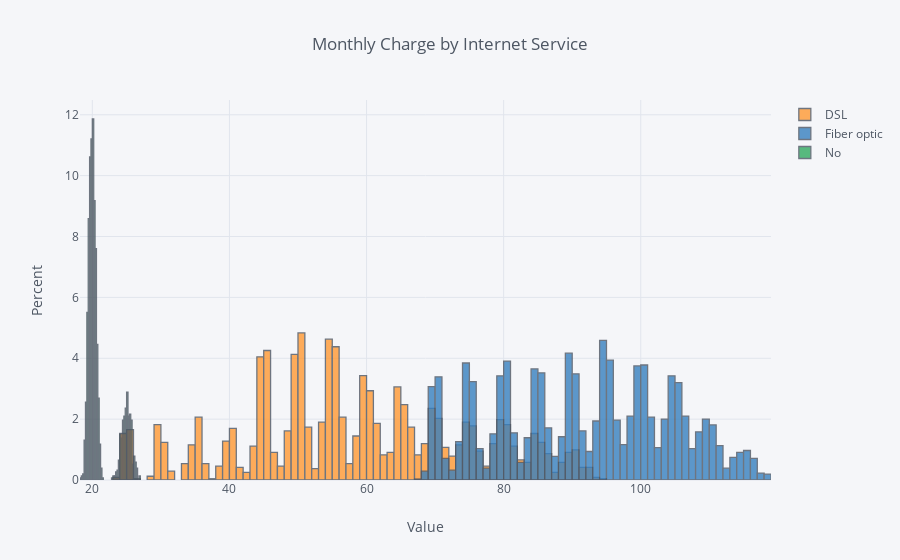

This figure's notebook cell:
### Code cell
#histnorm argument:
data2 = df.pivot_table(values='MonthlyCharges', columns='InternetService', 
                      index='customerID', aggfunc='sum')

data2.iplot(kind='hist', histnorm='percent', xTitle='Value', 
           yTitle='Percent', title='Monthly Charge by Internet Service')

### Figure 1 — Plotly figure (JSON) as saved in the notebook; plotly's stock layout.template omitted (floating-point values rounded to 4 significant figures; data arrays with more than 128 entries replaced by an {"elided": "..."} marker saying what was removed)
{"data": [{"histfunc": "count", "histnorm": "percent", "marker": {"color": "rgba(255, 153, 51, 1.0)", "line": {"color": "#4D5663", "width": 1.3}}, "name": "DSL", "opacity": 0.8, "orientation": "v", "type": "histogram", "uid": "c366327f-bd5f-42d1-8c74-ce56be778cbe", "x": {"elided": "7043 float values"}}, {"histfunc": "count", "histnorm": "percent", "marker": {"color": "rgba(55, 128, 191, 1.0)", "line": {"color": "#4D5663", "width": 1.3}}, "name": "Fiber optic", "opacity": 0.8, "orientation": "v", "type": "histogram", "uid": "a5db29f0-0206-45db-8aa2-695f672aba13", "x": {"elided": "7043 float values"}}, {"histfunc": "count", "histnorm": "percent", "marker": {"color": "rgba(50, 171, 96, 1.0)", "line": {"color": "#4D5663", "width": 1.3}}, "name": "No", "opacity": 0.8, "orientation": "v", "type": "histogram", "uid": "624ae538-6257-46da-a6d9-f09b7b0c2026", "x": {"elided": "7043 float values"}}], "layout": {"barmode": "overlay", "legend": {"bgcolor": "#F5F6F9", "font": {"color": "#4D5663"}}, "paper_bgcolor": "#F5F6F9", "plot_bgcolor": "#F5F6F9", "title": {"font": {"color": "#4D5663"}, "text": "Monthly Charge by Internet Service"}, "xaxis": {"gridcolor": "#E1E5ED", "showgrid": true, "tickfont": {"color": "#4D5663"}, "title": {"font": {"color": "#4D5663"}, "text": "Value"}, "zerolinecolor": "#E1E5ED"}, "yaxis": {"gridcolor": "#E1E5ED", "showgrid": true, "tickfont": {"color": "#4D5663"}, "title": {"font": {"color": "#4D5663"}, "text": "Percent"}, "zerolinecolor": "#E1E5ED"}}}
